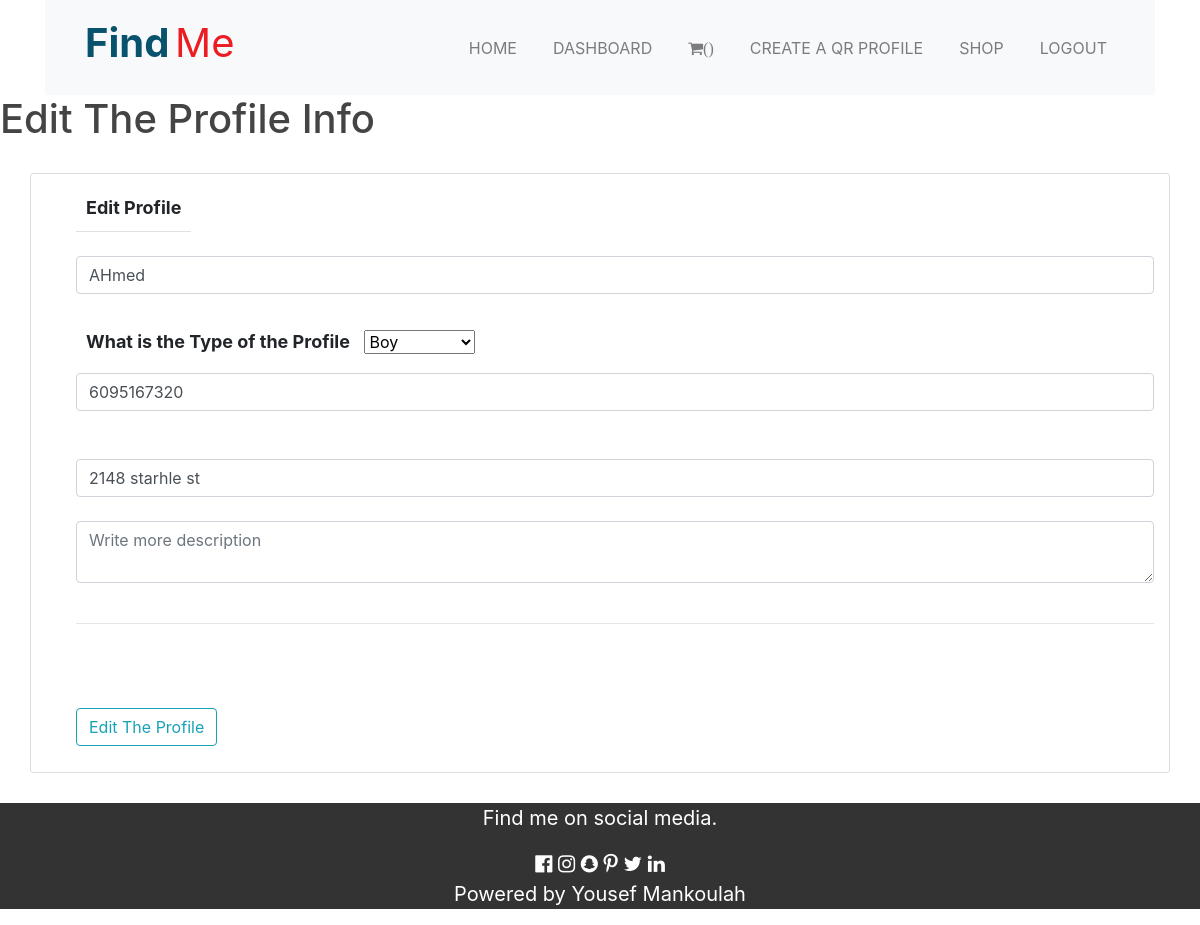
The page /updateProfile/1/ (signed in) on the database as committed earlier.
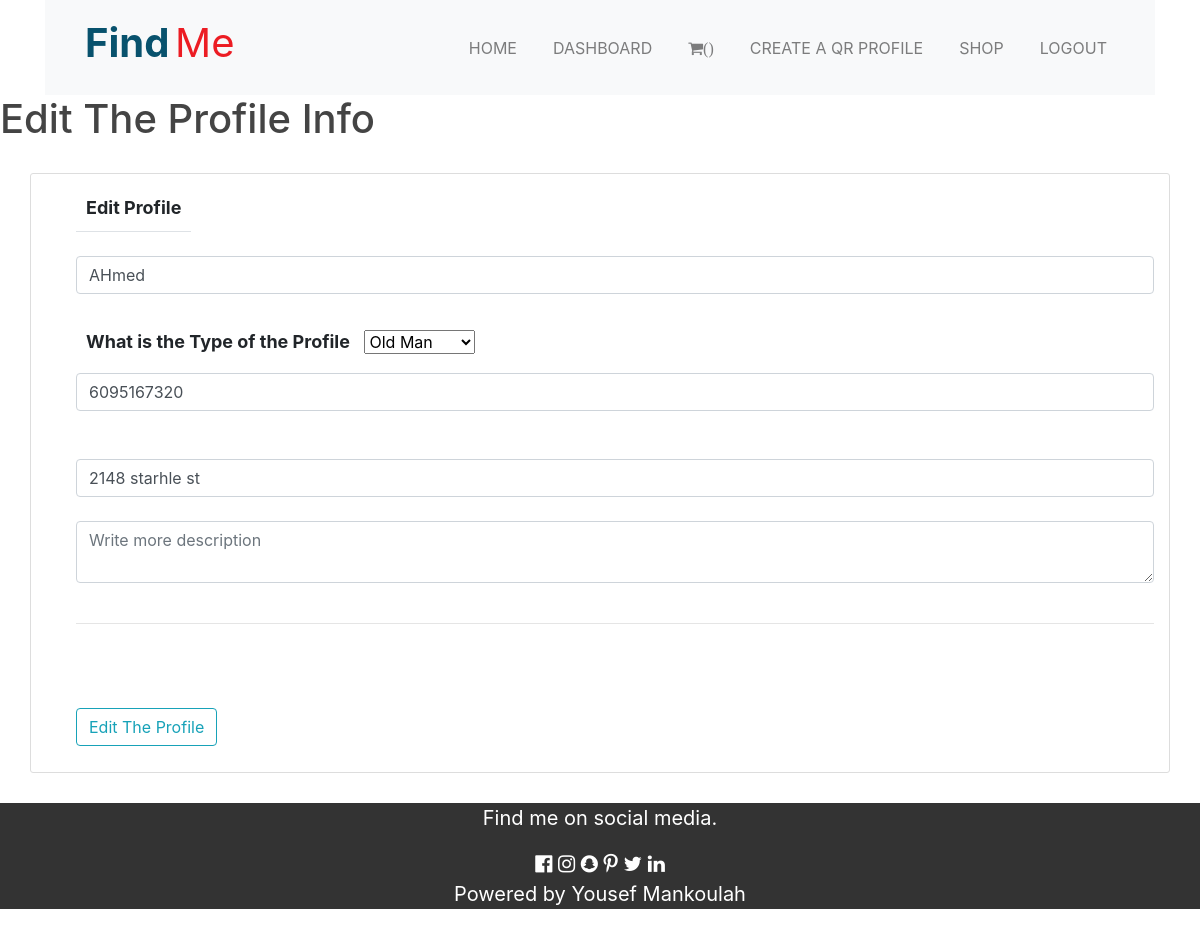
The same page on the database as committed later.
### home/models.py (models this page shows, shortened)
class GenerateQr(models.Model):
    parent = models.ForeignKey(User, on_delete=models.CASCADE)
    name = models.CharField(max_length=300)
    type = models.CharField(max_length=300, blank=True, null=True)
    address= models.CharField(max_length=300, blank=True, null=True)
    phoneNumber= models.CharField(max_length=300)
    summary = models.TextField(blank=True, null=True)
    qr = models.ImageField(upload_to='media', blank=True)
    class Meta:
        ordering = ('name',)

### home/views.py (the view)
# urls.py: path('updateProfile/<int:id>/', views.updateProfile, name="updateProfile"),
@login_required(login_url='login')
def updateProfile(request, id):
    profile = GenerateQr.objects.get(id=id)
    if profile.parent == request.user:
        if request.method == 'POST':
            name = request.POST['name']
            address = request.POST['address']
            phone = request.POST['phoneNumber']
            summary = request.POST['summary']
            type = request.POST['type']
            profile.name = name
            profile.address = address
            profile.phoneNumber = phone
            profile.summary = summary
            profile.type = type
            profile.save()
            return redirect('profileDetail', id=profile.id)
    else:
        messages.error(request, "you can't edit this post")
    return render(request, 'updateProfile.html', {'profile': profile})

### home/templates/updateProfile.html (shortened to what this page needs)
{% extends "base.html" %}
{% load static %}
{% block content %}
<h1 class="head_top">Edit The Profile Info</h1>
<div class="content-section container">
  <form method="POST" enctype="multipart/form-data" class="content form-group">
        <label class="border-bottom mb-4">Edit Profile</label>
        <div class="row">
          <div class="col-12 col-lg-12">
            <input class="form-control input_check" type="text" placeholder="name" name="name" value="{{ profile.name }}">
            <br>
            <label for="type">What is the Type of the Profile</label>
            <select name="type">
                <option value="{{ profile.type }}" selected>{{ profile.type }}</option>
            </select><br>
            <input class="form-control input_check" type="text" placeholder="phone" name="phoneNumber" value="{{ profile.phoneNumber }}"><br>
            <br>
            <input class="form-control input_check" type="text" placeholder="address" name="address" value="{{ profile.address }}"><br>
            <textarea class="form-control input_check" placeholder="Write more description" name="summary">{{ profile.summary }}</textarea><br>
            <hr><br><br>
          </div>
        </div>
    <div class="form-group content_button">
      <button type="submit" class="btn btn-outline-info">Edit The Profile</button>
    </div>
  </form>
</div>
{% endblock %}

Rows that differ between the two databases and show on the page:
changed GenerateQr "AHmed": type "Boy" → "Old Man"
